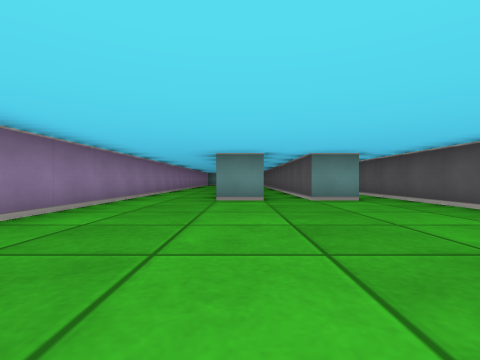
View 1 (above)

16 first-person views from a walk through a cub3D level. The camera is about half as high as the walls, looks level and sees 85° across. The floor is counted in squares. Each view is taken from the middle of a square. On the plan, view 1 faces up. The plan holds only what a view shows up to about 9 squares ahead; the rest is blank.

View 2
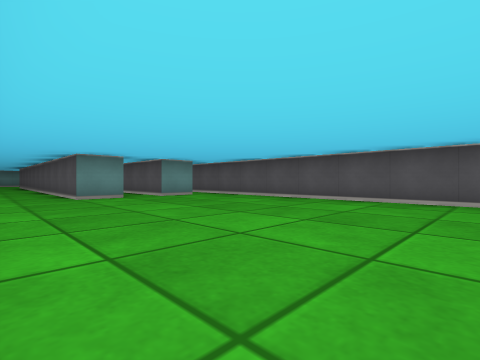

View 3
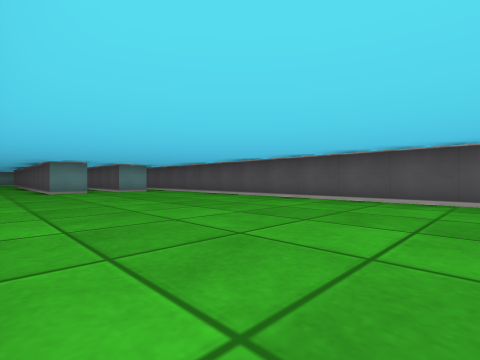

View 4
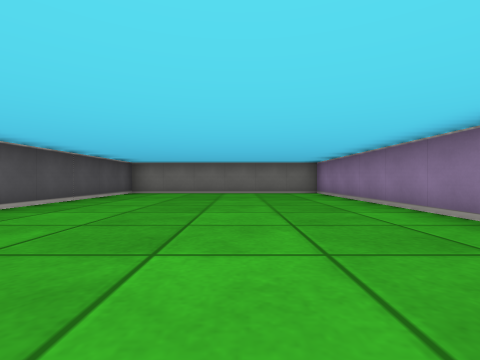

View 5
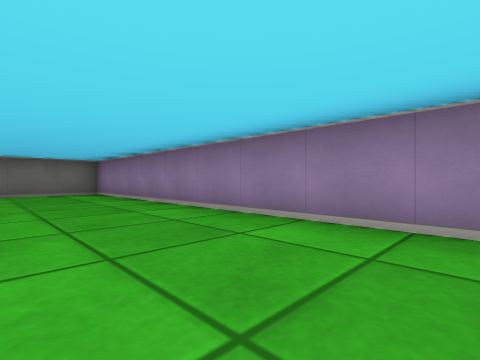

View 6
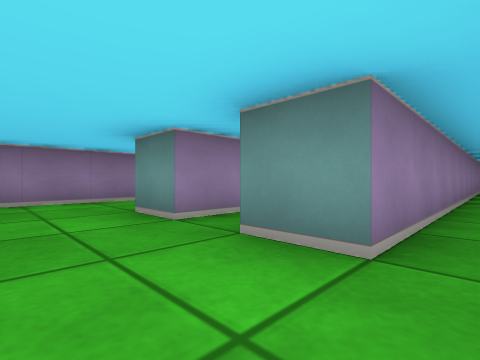

View 7
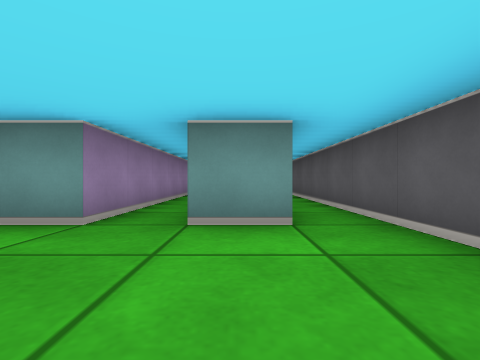

View 8
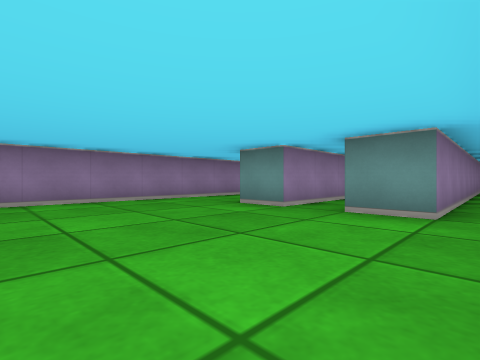

View 9
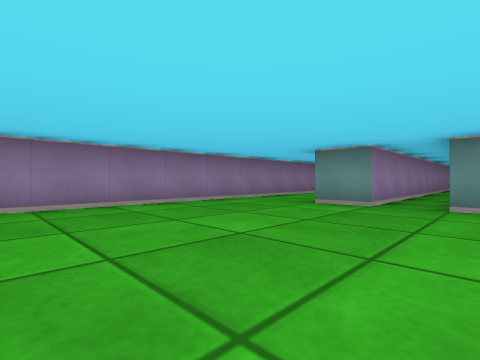

View 10
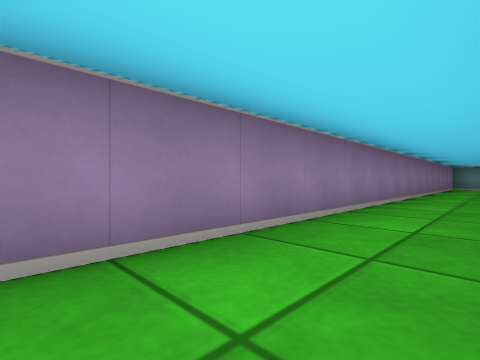

View 11
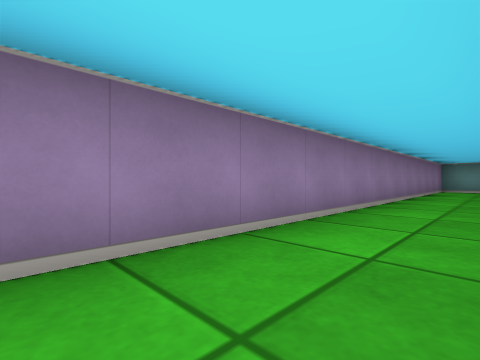

View 12
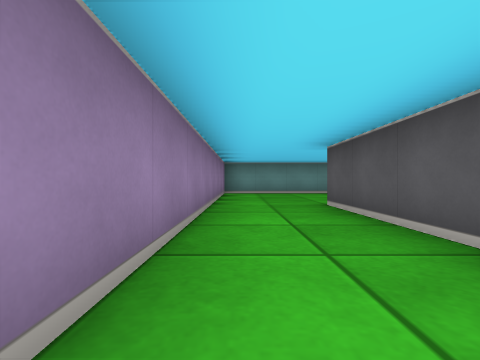

View 13
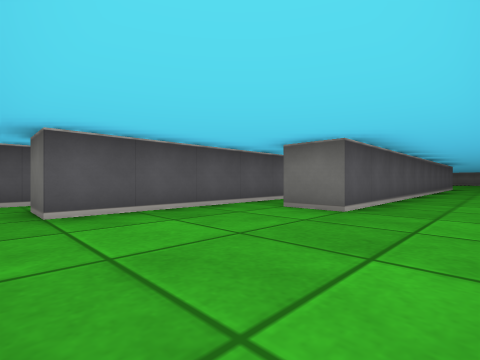

View 14
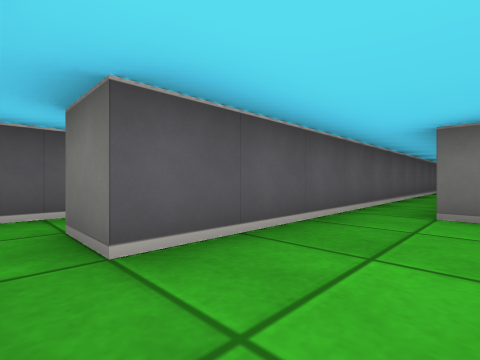

View 15
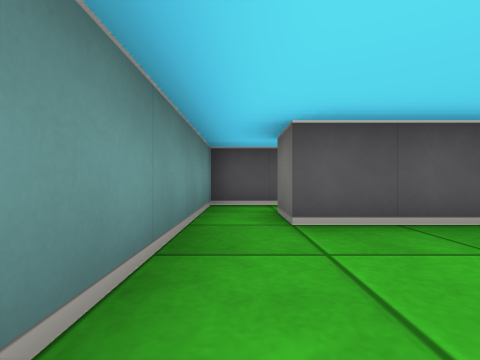

View 16
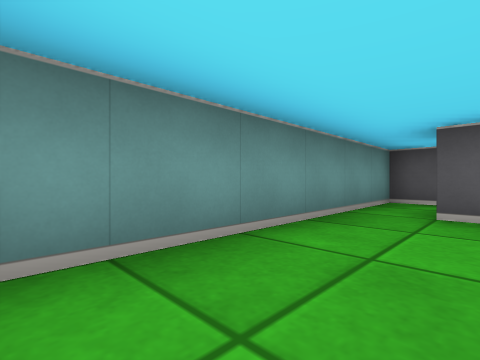

### Floor plan
Ten units are one square. View 1 is at (0, 0); x grows to the right and y downward. Boxes are objects, and circles mark ways between rooms. Rooms are numbered by the first view taken in them; rooms with no view inside come last. Other rooms are left out.
<svg viewBox="-30 -210 70 280">
<path fill="none" stroke="#000" d="M5 -55 -5 -55M-25 -55 -25 65 35 65 35 -105M25 -151 25 -55 15 -55M35 -192 35 -205 15 -205M15 -195 25 -195M5 -122 5 -55M-5 -55 -5 -165 5 -165M15 -55 15 -195M15 -205 -25 -205 -25 -55"/>
<circle cx="-7" cy="-50" r="3" fill="#2a7"/>
<circle cx="20" cy="-200" r="3" fill="#2a7"/>
<text x="10" y="-20">1</text>
<text x="-10" y="-130">2</text>
</svg>
Room 1 opens to room 2.

Where each view was taken, in squares from view 1:
view 1: 0 up, 0 right, facing up
view 2: 1 down, 2 left, facing up-right
view 3: 4 down, 2 left, facing up-right
view 4: 2 up, 0 right, facing down
view 5: 2 up, 0 right, facing down-left
view 6: 4 up, 3 right, facing up-left
view 7: 3 up, 2 right, facing up
view 8: 2 up, 3 right, facing up-left
view 9: 1 up, 2 right, facing up-left
view 10: 6 up, 1 left, facing up-left
view 11: 9 up, 1 left, facing up-left
view 12: 12 up, 2 left, facing up
view 13: 20 up, 2 left, facing down-right
view 14: 20 up, 0 right, facing down-right
view 15: 20 up, 1 left, facing right
view 16: 19 up, 2 left, facing up-right
